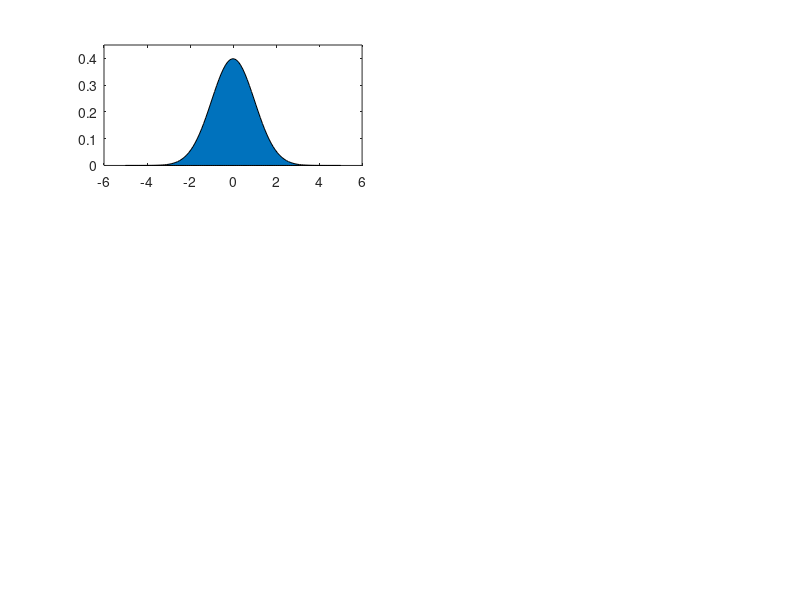

Source code (MATLAB): (Note: this script raises an error after producing the figure.)
%% Figure 1
n_models = 3;

% Gaussian %
i = 1;
x = linspace(-5, 5, 100);
func = @(x) normpdf(x, 0, 1);

subplot(n_models, 2, 2 * (i - 1) + 1);
area(x, func(x));
ylim([0, .45])
% axis square
aux.VLine(0)
aux.Fix

subplot(n_models, 2, 2 * (i - 1) + 2);
fplot(func, [-5, 5]);
cy = cumsum(func(x));
area(x, cy);
ylim([0, 11])
% axis square
aux.VLine(0)
yticks([0, max(cy)])
aux.Fix

% Bimodal %
i = 2;
xrange = [3, 24];
m = [9 18];
s = [1.8 1.8];
x = linspace(3, 24, 100);
funcs{1} = @(x) .6 * normpdf(x, m(1), s(1));
funcs{2} = @(x) .4 * normpdf(x, m(2), s(2));

subplot(n_models, 2, 2 * (i - 1) + 1);
y = funcs{1}(x) + funcs{2}(x);
area(x, y, 'EdgeColor', 'none');
hold on
fplot(funcs{1}, [m(1) - 3*s(1) m(1) + 3*s(1)], 'k', 'LineWidth', 2);
fplot(funcs{2}, [m(2) - 3*s(2) m(2) + 3*s(2)], 'k', 'LineWidth', 2);
hold off

ylim([0, max(y) * 1.1])
xlim(xrange)

% axis square
aux.VLine(9)
aux.VLine(18)
aux.Fix

subplot(n_models, 2, 2 * (i - 1) + 2);
cy = cumsum(y);
area(x, cy);
ylim([0, max(cy) * 1.1])
xlim(xrange)
% axis square
aux.VLine(m(1))
aux.VLine(m(2))
yticks([0, max(cy)])
aux.Fix

% Square %
i = 3;
xrange = [-5 5];
x = linspace(xrange(1), xrange(2), 100);
func = @(x) x > -3 & x < 3;

subplot(n_models, 2, 2 * (i - 1) + 1);
y = func(x);
area(x, y);
ylim([0, max(y) * 1.1])
% axis square
aux.VLine(0)
aux.Fix

subplot(n_models, 2, 2 * (i - 1) + 2);
cy = cumsum(y);
area(x, cy);
ylim([0, max(cy) * 1.1])
xlim(xrange)
% axis square
aux.VLine(0)
yticks([0, max(cy)])
aux.Fix


%% 2nd figure
% bi-normal
n = 100;
freeze = false;
xrange = [3, 24];
m = [9 18];
sigma = [1.8 1.8];
x = linspace(3, 24, 100);
p = [.6, .4];
funcs{1} = @(x) p(1) * normpdf(x, m(1), sigma(1));
funcs{2} = @(x) p(2) * normpdf(x, m(2), sigma(2));

gm = gmdistribution(m(:), reshape(sigma, [1, 1, length(p)]), p(:));
if ~freeze
    xs = gm.random(n);
end
s = [0; diff(xs) > 0];
subplot(3,1,1);
plot(xs, 'o-', 'MarkerFaceColor', 'k')
aux.HLine(m(1))
aux.HLine(m(2))
axis off
subplot(3,1,2);

for i=1:length(s)
    plot([i i], [0, s(i)], 'k-')
    hold on
end
axis off
hold off

n = 1000000;
if ~freeze
    x = gm.random(n);
end
s = [0; diff(x) > 0];
edges = linspace(xrange(1), xrange(2), 20);
X = discretize(x, edges);
h = accumarray(X(~isnan(X)), s(~isnan(X)), [length(edges)-1 1], @mean, nan);
subplot(3,3,7)
e = (edges(1:end-1) + edges(2:end))/2;
refh = p(1) * normcdf(e, m(1), sigma(1)) + p(2) * normcdf(e, m(2), sigma(2));
plot(e, h, ':o', e, refh, 'MarkerFaceColor', 'k')
hold off
aux.VLine(m(1))
aux.VLine(m(2))


%% normal
n = 100;
freeze = false;
xrange = [-5, 5];
m = [0 10];
sigma = [1 1];
x = linspace(3, 24, 100);
p = [1, eps];
funcs{1} = @(x) p(1) * normpdf(x, m(1), sigma(1));
funcs{2} = @(x) p(2) * normpdf(x, m(2), sigma(2));

gm = gmdistribution(m(:), reshape(sigma, [1, 1, length(p)]), p(:));
if ~freeze
    xs = gm.random(n);
end
s = [0; diff(xs) > 0];
subplot(3,1,1);
plot(xs, 'o-', 'MarkerFaceColor', 'k')
aux.HLine(m(1))

axis off;
subplot(3,1,2);

for i=1:length(s)
    plot([i i], [0, s(i)], 'k-')
    hold on
end
hold off
axis off;

n = 1000000;
if ~freeze
    x = gm.random(n);
end
s = [0; diff(x) > 0];
edges = linspace(xrange(1), xrange(2), 20);
X = discretize(x, edges);
h = accumarray(X(~isnan(X)), s(~isnan(X)), [length(edges)-1 1], @mean, nan);
subplot(3,3,7)
e = (edges(1:end-1) + edges(2:end))/2;
refh = p(1) * normcdf(e, m(1), sigma(1)) + p(2) * normcdf(e, m(2), sigma(2));
plot(e, h, ':o', e, refh, 'MarkerFaceColor', 'k')
hold off
aux.VLine(m(1))

%% uniform
n = 100;
freeze = false;
xrange = [-5, 5];
m = [0 10];
sigma = [1 1];
x = linspace(3, 24, 100);
p = [1, eps];
funcs = {};
funcs{1} = @(x) x > -3 & x < 3;

if ~freeze
    xs = 6 * rand(n, 1) - 3;
end
s = [0; diff(xs) > 0];
subplot(3,1,1);
plot(xs, 'o-', 'MarkerFace', 'k')
aux.HLine(0)

axis off;

subplot(3,1,2);

for i=1:length(s)
    plot([i i], [0, s(i)], 'k-')
    hold on
end
hold off
axis off;
n = 1000;
if ~freeze
    x = 6 * rand(n, 1) - 3;
end
s = [0; diff(x) > 0];
edges = linspace(xrange(1), xrange(2), 20);
X = discretize(x, edges);
h = accumarray(X(~isnan(X)), s(~isnan(X)), [length(edges)-1 1], @mean, nan);
subplot(3,3,7)
e = (edges(1:end-1) + edges(2:end))/2;
refh = unifcdf(e, -3, 3);
plot(e, h, ':o', e, refh, 'MarkerFaceColor', 'k')
hold off
aux.VLine(0)